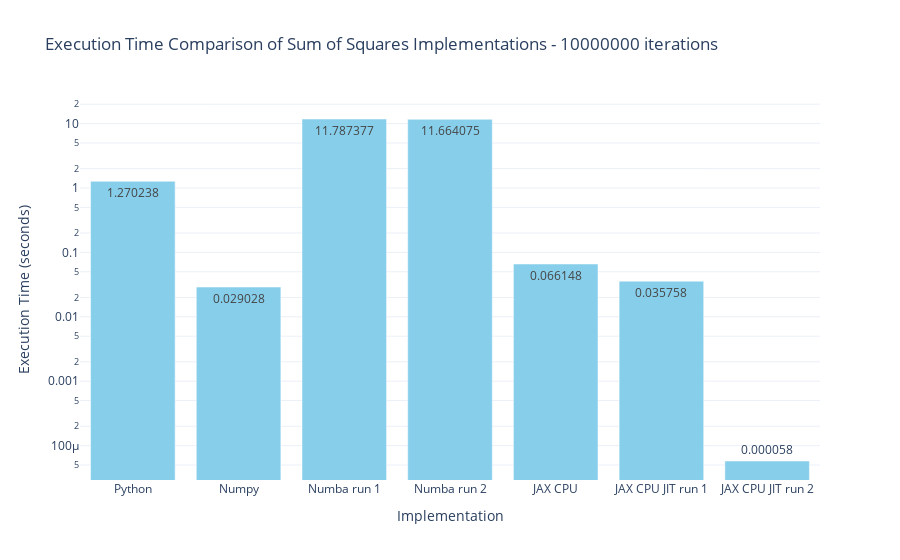

The notebook cell saved with this chart:
### Markdown cell above
## Plot comparison

### Code cell
labels = [
    "Python",
    "Numpy",
    "Numba run 1",
    "Numba run 2",
    "JAX CPU",
    "JAX CPU JIT run 1",
    "JAX CPU JIT run 2",
]

times = [
    time_python,
    time_numpy,
    time_numba_1,
    time_numba_2,
    time_jax_cpu,
    time_jax_cpu_jit_1,
    time_jax_cpu_jit_2,
]

fig = go.Figure(data=[go.Bar(
    x=labels,
    y=times,
    text=[f'{t:.6f}' for t in times],
    textposition='auto',
    marker_color='skyblue'
)])

fig.update_layout(
    title=f"Execution Time Comparison of Sum of Squares Implementations - {x_numpy.size} iterations",
    xaxis_title="Implementation",
    yaxis_title="Execution Time (seconds)",
    yaxis=dict(type="log"),
    template="plotly_white"
)

fig.write_html("sum_of_squares_benchmark_cpu_only.html")
fig.write_image("sum_of_squares_benchmark_cpu_only.png")
fig.show()

### Figure 1 — Plotly figure (JSON) as saved in the notebook; plotly's stock layout.template omitted (floating-point values rounded to 4 significant figures)
{"data": [{"marker": {"color": "skyblue"}, "text": ["1.270238", "0.029028", "11.787377", "11.664075", "0.066148", "0.035758", "0.000058"], "textposition": "auto", "type": "bar", "x": ["Python", "Numpy", "Numba run 1", "Numba run 2", "JAX CPU", "JAX CPU JIT run 1", "JAX CPU JIT run 2"], "y": [1.27, 0.02903, 11.79, 11.66, 0.06615, 0.03576, 5.77e-05]}], "layout": {"title": {"text": "Execution Time Comparison of Sum of Squares Implementations - 10000000 iterations"}, "xaxis": {"title": {"text": "Implementation"}}, "yaxis": {"title": {"text": "Execution Time (seconds)"}, "type": "log"}}}
